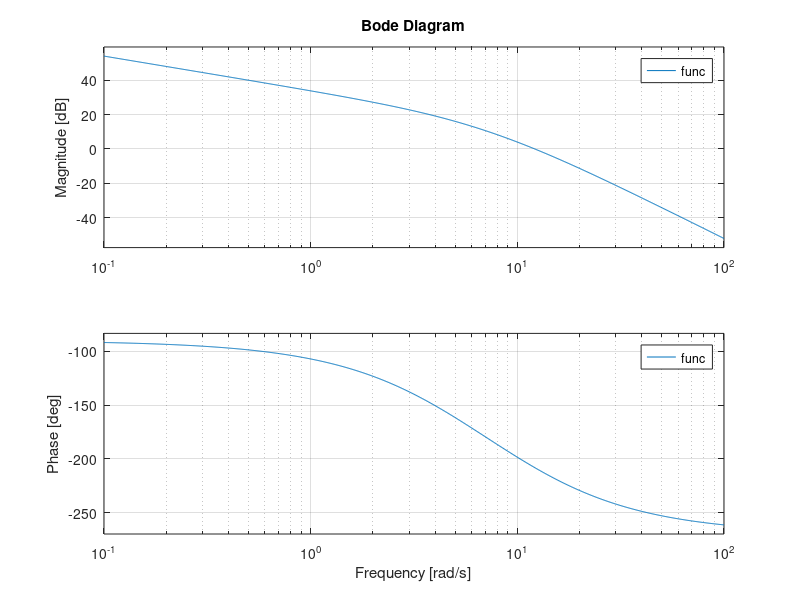

Here is the MATLAB script that generated this plot:
clear all;
close all;
clc;
num=[2500];
den=[1 15 50 0];
func=tf(num,den);
[GainMargin PhaseMargin PhaseCrossOverFrequency GainCrossOverFrequency]=margin(func);
bode(func)
